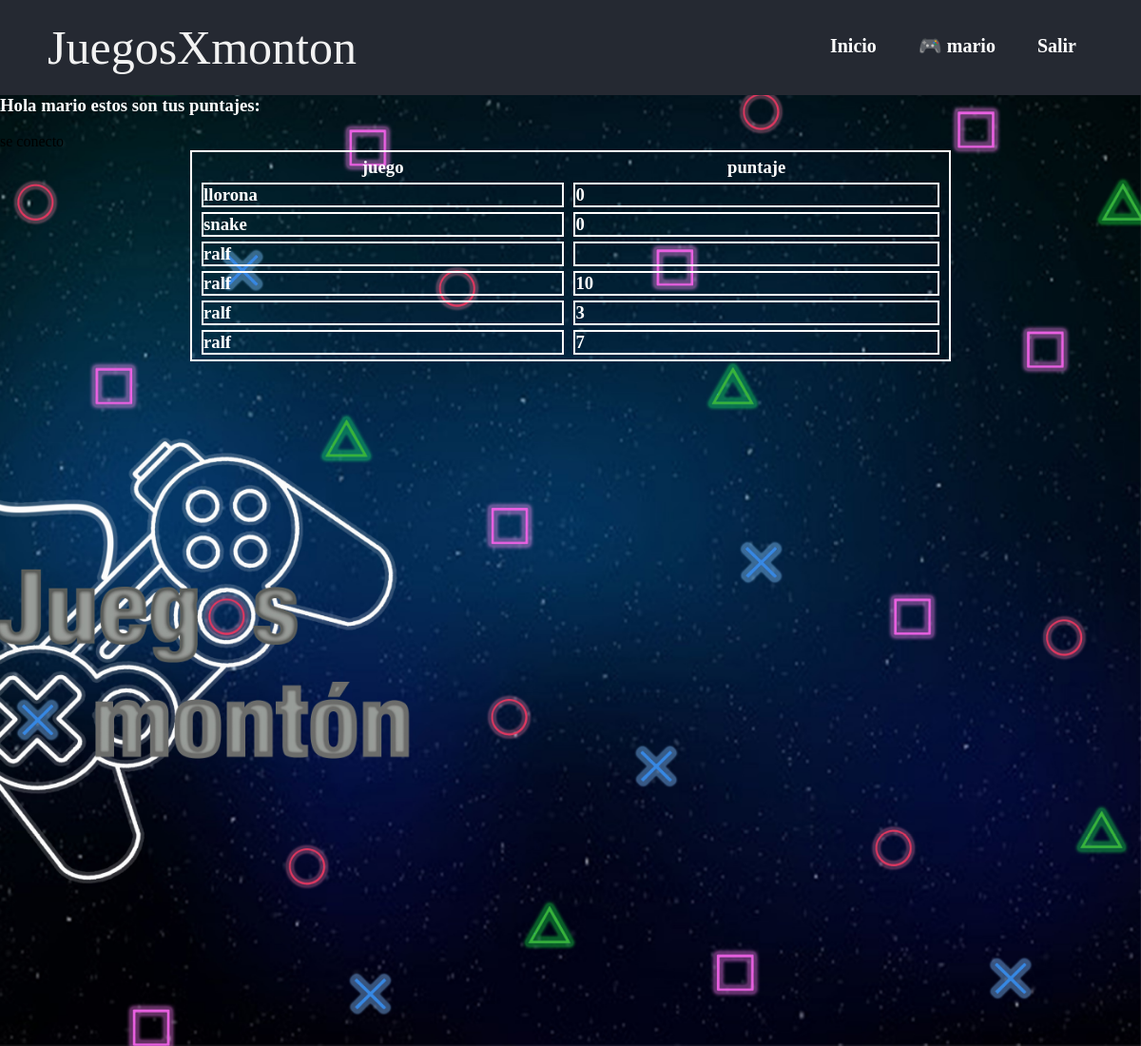
Page /puntajesj.php (signed in) on the earlier database version.
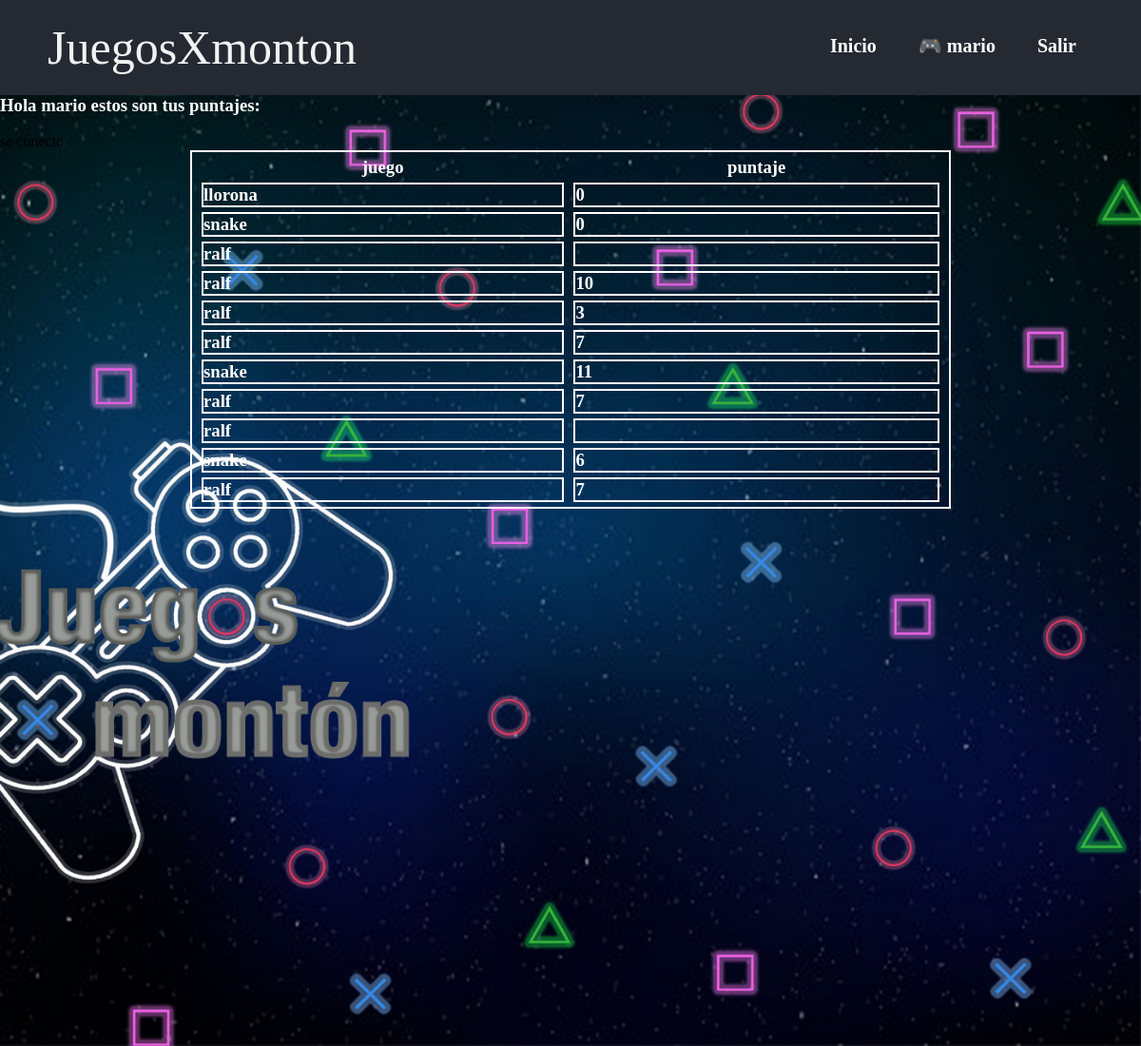
Same page on the later database version.
### tables this page shows
CREATE TABLE "puntajes" (
	"cod"	INTEGER PRIMARY KEY AUTOINCREMENT,
	"nomJugador"	TEXT NOT NULL,
	"nomJuego"	TEXT NOT NULL,
	"puntos"	INTEGER NOT NULL
);

### puntajesj.php (the view, shortened to what this page needs)
<?php
     $name = $_SESSION['name'];
      if(!isset($name)){
          header("location: index.php");
        }else{
?>
<html>
<head>
    <link href="static/css/estilo1.css" rel="stylesheet">
</head>
<body>
    <header>
        <div class="logo">JuegosXmonton</div>
        <nav>
        <a href="inicio.php"> Inicio</a>
        <a href="#"> &#127918;<?php
            echo "  $name ";
        ?></a>
            <a href="salir.php"> Salir</a>
        </nav>
    </header>
    <div class="contenedor">
<h3>Hola <?php echo "  $name "; ?> estos son tus puntajes:</h3><br>
    <table style="margin: auto; width: 800px; border-collapse: separate; border-spacing: 10px 5px;">
            <thead>
              <th><h3>juego</h3></th>
              <th><h3>puntaje</h3></th>
            </thead>
            <?php
            include "conexion.php";
            $sql =<<<EOF
            SELECT * FROM puntajes WHERE nomJugador = '$name';
EOF;
            $ret = $db->query($sql);
            while($row = $ret->fetchArray(SQLITE3_ASSOC) ) {
              echo "<tr>";
                echo "<td><h3>".$row['nomJuego']."</h3></td>";
                echo "<td><h3>"; echo $row['puntos']; echo "</h3></td>";
              echo "</tr>";
            }
        }
            ?>
          </table>
        </div>
    </body>
</html>

### conexion.php (shortened to what this page needs)
<?php
$db= new BaseDatos();
if($db){
    echo"<p>se conecto</p>";
}else{
    echo"<p>ERROR al abrir la base de datos Banco</p>";
}
?>

### static/css/estilo1.css (style rules this page uses)
* { margin: 0; padding: 0; }
table { width: 70%; border: 2px solid #ffffff; }
td { border: 2px solid #ffffff; }
tr { border: 2px solid #ffffff; }
h3 { color: #ffffff; background: transparent; }
.contenedor { position: absolute; width: 100%; height: 1000px; background: url("../imagenes/background.jpg")no-repeat center center fixed; -webkit-background-size: cover; -moz-background-size: cover; -o-background-size: cover; background-size: cover; }
header { width: 100%; overflow: hidden; background: #252932; }
header .logo { color: #f2f2f2; font-size: 50px; line-height: 100px; margin-left: 1em; float: left; }
header nav { float: right; line-height: 100px; margin-right: 3em; }
header nav a { display: inline-block; color: #fff; text-decoration: none; padding: 10px 20px; line-height: normal; font-size: 20px; font-weight: bold; -webkit-transition: all 500 ms ease; -o-transition: all 500ms ease; transition: all 500ms ease; }

Differences in the rows shown:
added puntajes: nomJuego "snake", puntos "11"
added puntajes: nomJuego "ralf", puntos "7"
added puntajes: nomJuego "ralf"
added puntajes: nomJuego "snake", puntos "6"
added puntajes: nomJuego "ralf", puntos "7"
